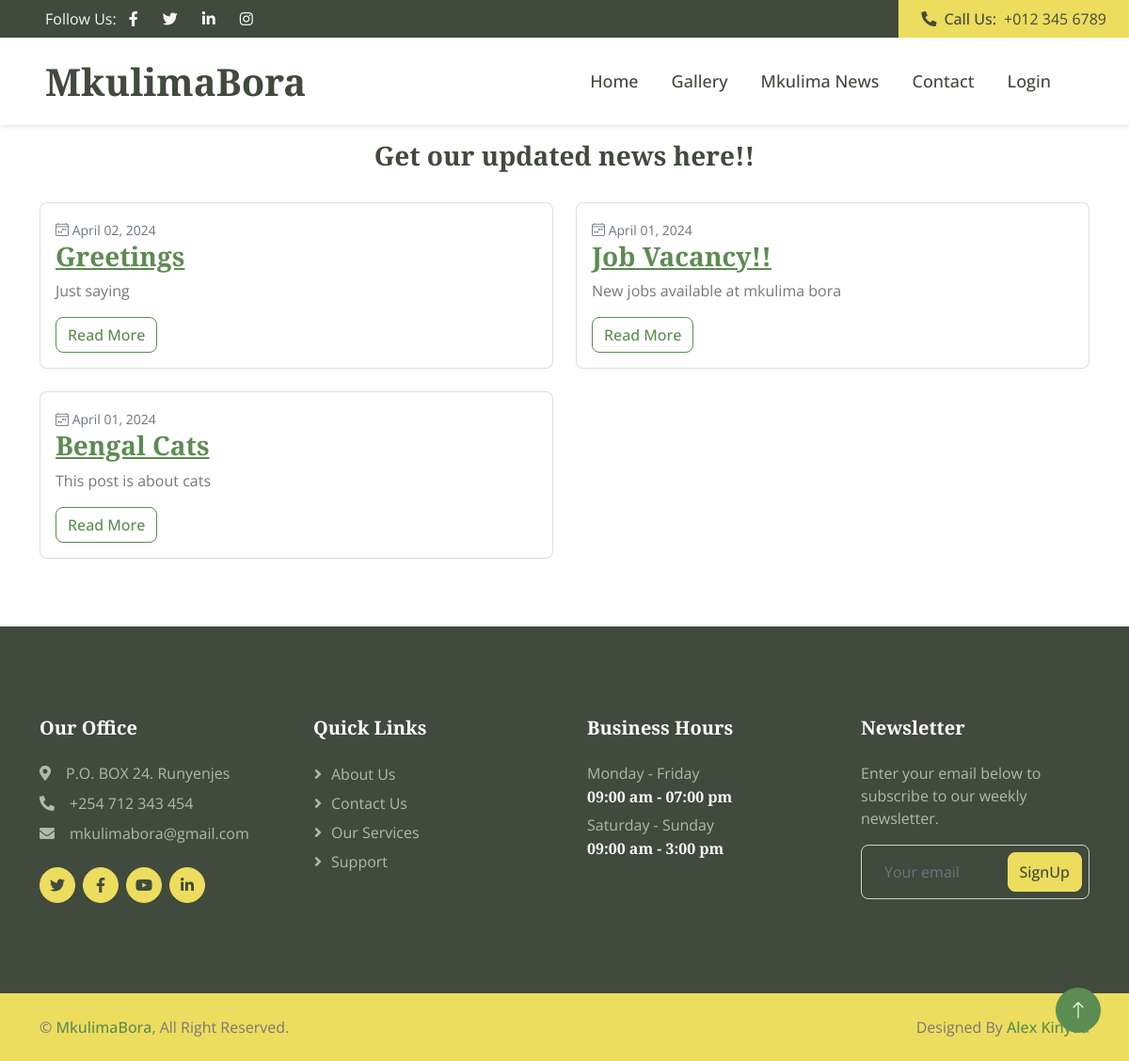
The app's page /mkulima-news/ with its own data.
### news/models.py (models this page shows, shortened)
class Post(models.Model):
    title = models.CharField(max_length=100)
    subtitle = models.CharField(max_length=200, default="", blank=True)
    content = models.TextField()
    date_posted = models.DateTimeField(default=timezone.now)

### news/views.py (the view)
# urls.py: path('mkulima-news/', views.kilimo_news, name='news'),
def kilimo_news(request):
    context = {
        'posts' : Post.objects.all().order_by('-date_posted')
    }
    return render(request, 'news/news.html', context)

### news/templates/news/news.html (shortened to what this page needs)
{% extends "website/base.html" %}
{% block content %}
<div class="container">
    <div class="text-center mx-auto pb-4 wow fadeInUp" data-wow-delay="0.1s" style="max-width: 500px;">
        <h3 class="mb-2 mt-2">Get our updated news here!!</h3>
    </div>
    <div class="row">
        {% for post in posts %}
        <div class="col-md-6 wow fadeInUp" data-wow-delay="0.1s">
            <div class="card mb-4">
                <div class="card-body">
                    <div class="article-metadata">
                        <small class="text-muted"><span class="mr-2"><i class="bi bi-calendar4-week"></i></span> {{ post.date_posted | date:"F d, Y" }}</small>
                    </div>
                    <h3 class="card-title"><a href="{% url 'view_post' post.id %}"><u>{{ post.title }}</u></a></h3>
                    <p class="card-text">{{ post.subtitle }}</p>
                    <a href="{%url 'view_post' post.id %}" class="btn btn-outline-primary">Read More</a>
                </div>
            </div>
        </div>
        {% if forloop.counter|divisibleby:2 %}
        </div><div class="row">
        {% endif %}
        {% endfor %}
    </div>
</div>
{% endblock %}

### website/static/css/style.css (style rules this page uses)
:root { --primary: #5B8C51; --secondary: #EDDD5E; --light: #F7F7F7; --dark: #404A3D; }
.btn { transition: .5s; font-weight: 500; }

### website/static/css/account.css (style rules this page uses)
.card { background-clip: padding-box; box-shadow: 0 1px 4px rgba(24,28,33,0.012); }

### records on screen
Post: date_posted "April 02, 2024", title "Greetings", subtitle "Just saying"
Post: date_posted "April 01, 2024", title "Job Vacancy!!", subtitle "New jobs available at mkulima bora"
Post: date_posted "April 01, 2024", title "Bengal Cats", subtitle "This post is about cats"
